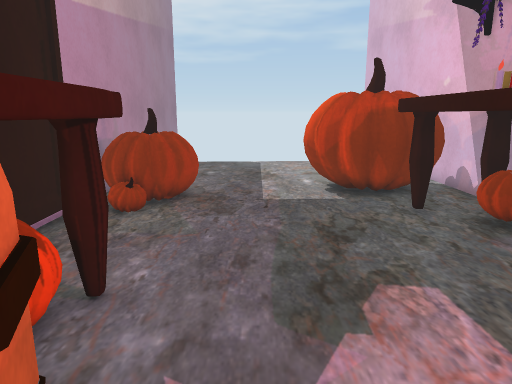
View 1 (above)

15 first-person views from a walk through a scene from a Unity 3-D project. The camera is 1.3 m above the floor, tilts 12° down and sees 70° across. The floor is counted in squares, 0.5 m on a side. Each view is taken from the middle of a square. On the plan, view 1 faces up. The plan holds only what a view shows up to about 20 squares ahead; the rest is blank. The place goes on beyond the plan. Some surface patterns are stand-ins.

View 2
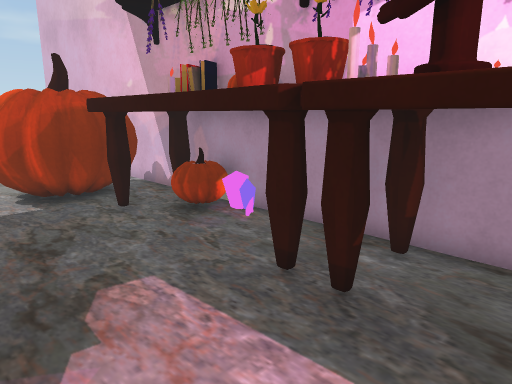

View 3
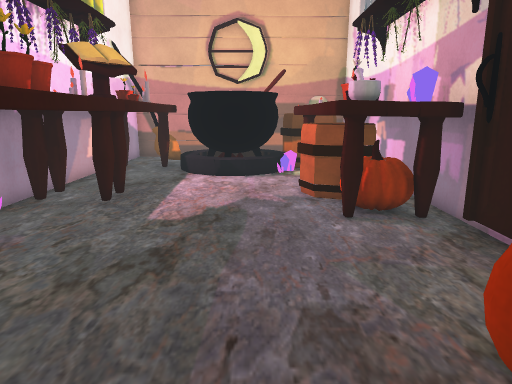

View 4
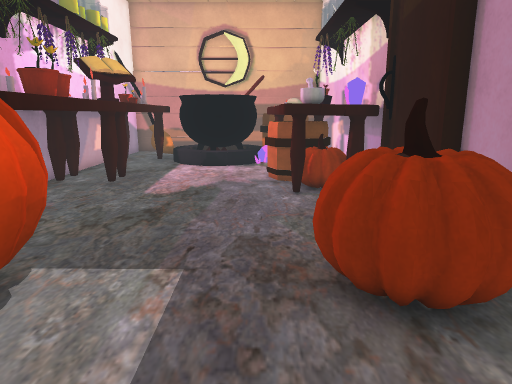

View 5
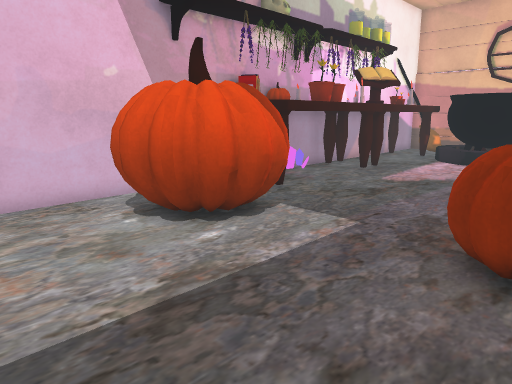

View 6
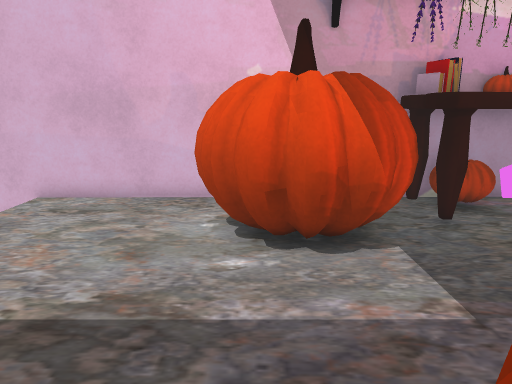

View 7
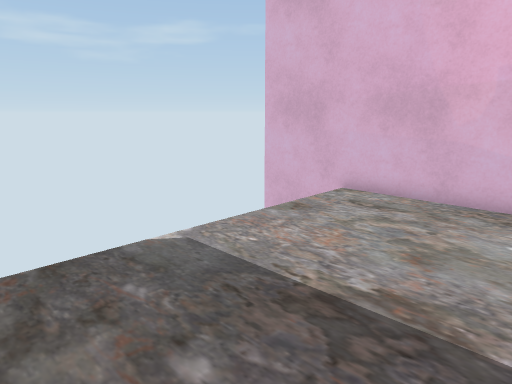

View 8
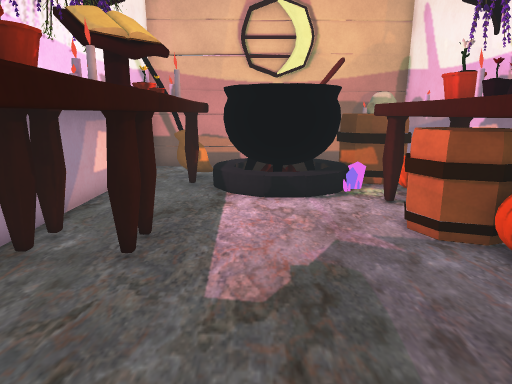

View 9
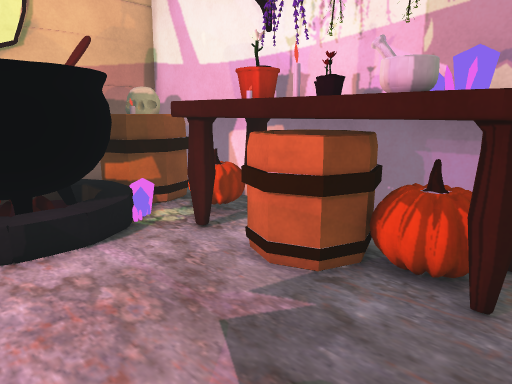

View 10
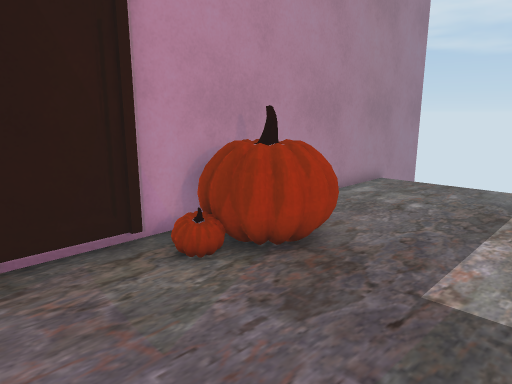

View 11
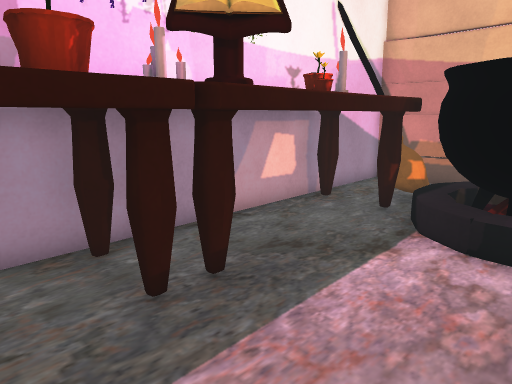

View 12
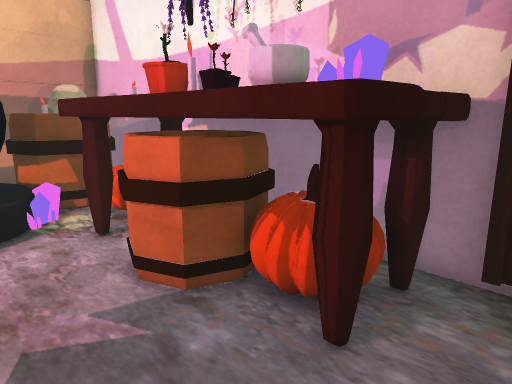

View 13
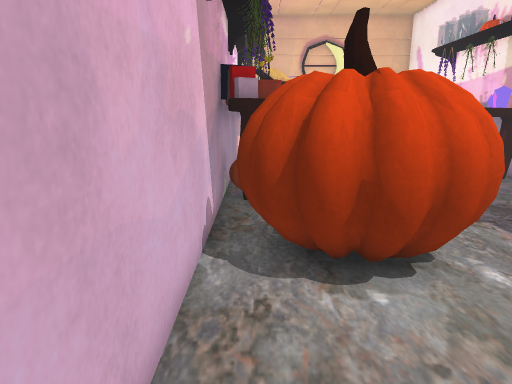

View 14
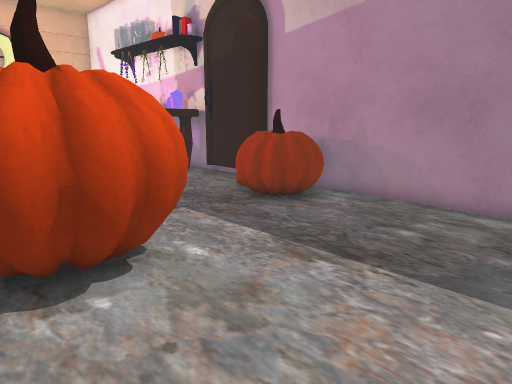

View 15
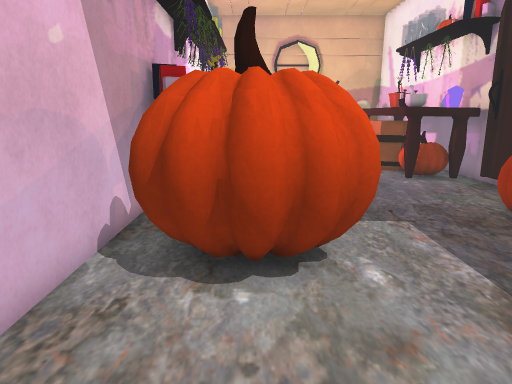

### Floor plan
Points are (right, up) in squares from view 1. A wall is a line through its corners. A room is listed if a view was taken in it or the views show most of it. See-through windows are left out.
Room 1 (views 1, 2, 3, 4, 5, 6, 7, 8, 9, 10, 11, 12, 13, 14, 15)
walls: (-4.9, 9.5) (-4.9, 5.8); (-5, 6.4) (-4.8, 6); (-5, 6.3) (-4.6, 6); (-5.2, 5.9) (-5.2, 3.4); (7, 2.4) (7, 21.5); (-5.2, 2.4) (-5.2, 1.4); (-5.2, 0.5) (-5.2, -4.5); (7, -4.1) (7, 0.6); (-5.2, 21.5) (-5.2, 9.5)
objects: barrel (-4, -4) to (-1, -3); other object (-4, -2) to (-3, -2); other object (-4, -1) to (-3, 0); other object (-4, 1); other object (-4, 3); other object (-4, 4); other object (-4, 4) to (-2, 5); other object (-4, 10) to (-2, 13); other object (-3, 1); other object (-3, 2); other object (-3, 3) to (-3, 4); other object (-2, -1); other object (-2, 0); barrel (-2, 1) to (-1, 3); other object (-1, -4) to (3, -2); other object (2, 11) to (6, 15); other object (4, -4) to (6, -2); other object (4, -1); other object (4, 0) to (4, 2); other object (4, 3) to (5, 10); other object (5, -4); other object (5, -2) to (6, -1); other object (5, -1); other object (5, 1); other object (5, 2); other object (5, 3); other object (5, 4) to (6, 5); other object (5, 5) to (6, 6); other object (5, 8); other object (6, 2); other object (6, 3); other object (6, 7) to (7, 7); other object (6, 9); other object (6, 10); other object (7, 1); other object (7, 2)

Positions as (right, up) in squares from view 1, and headings:
1: (0, 0), facing up
2: (0, 0), facing up-right
3: (0, 14), facing down
4: (-1, 17), facing down
5: (-4, 19), facing down-right
6: (-4, 14), facing right
7: (-4, 14), facing up-right
8: (2, 10), facing down
9: (3, 6), facing down-left
10: (2, 6), facing up-left
11: (0, 6), facing down-right
12: (1, 7), facing down-left
13: (6, 20), facing down
14: (6, 20), facing down-left
15: (4, 20), facing down
